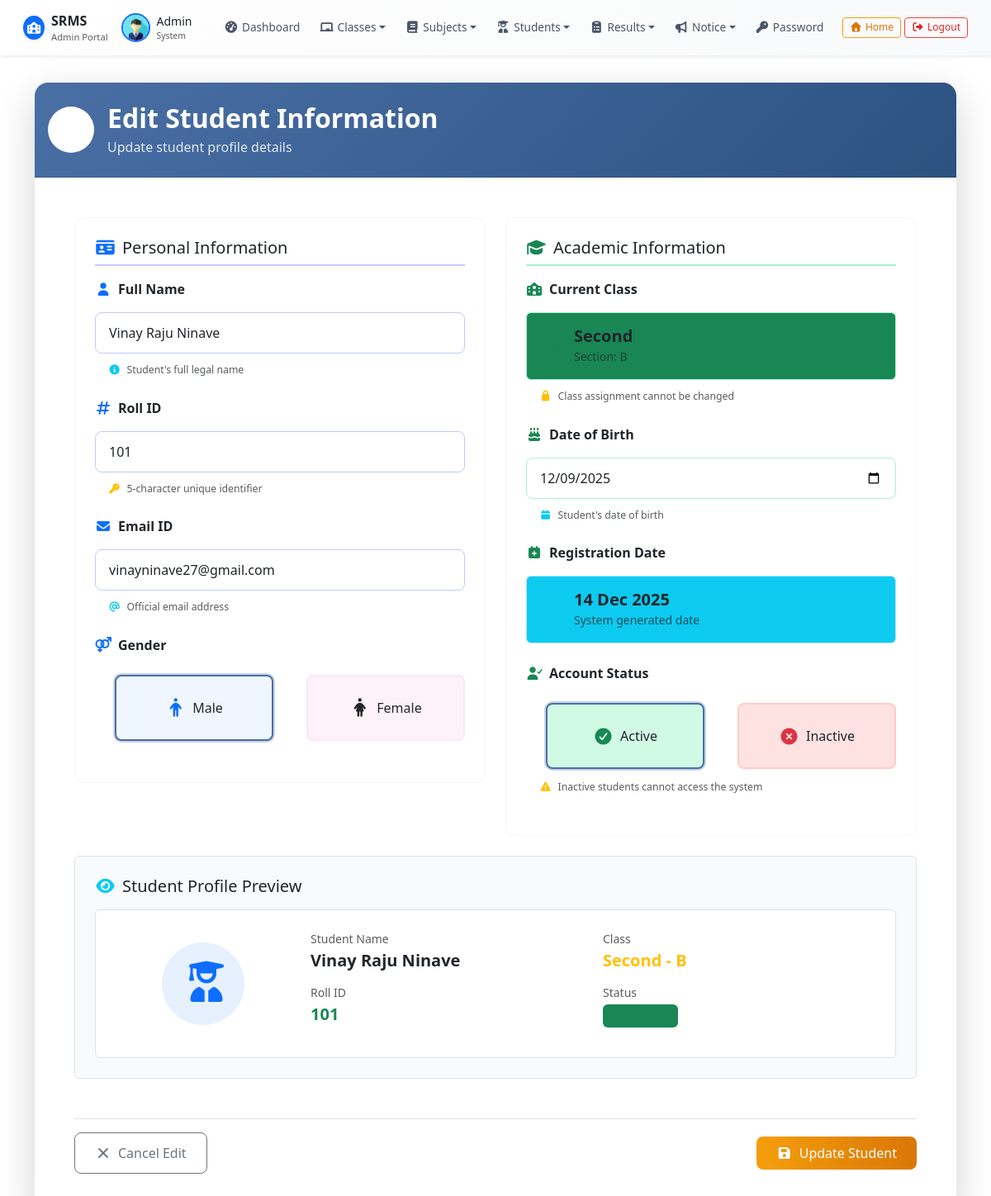
Page /edit_student/3 (signed in) on the committed database.
### resultapp/models.py (models this page shows, shortened)
class Student(models.Model):
    GENDER_CHOICES = (
        ('Male', 'Male'),
        ('Female', 'Female'),
    )
    name = models.CharField(max_length=50)
    roll_id = models.CharField(max_length=50)
    email = models.EmailField(max_length=100)
    gender = models.CharField(max_length=10, choices=GENDER_CHOICES)
    dob = models.DateField()
    student_class = models.ForeignKey(
        Class, null=True, on_delete=models.SET_NULL
    )
    reg_date = models.DateTimeField(auto_now_add=True)
    status = models.IntegerField(default=1)

class Class(models.Model):
    name = models.CharField(max_length=50)
    numeric = models.IntegerField()
    section = models.CharField(max_length=20)
    creation_date = models.DateTimeField(auto_now_add=True)
    updation_date = models.DateTimeField(auto_now=True)

### resultapp/views.py (the view, shortened to what this page needs)
# urls.py: path('edit_student/<int:student_id>', edit_student, name='edit_student'),
@login_required
def edit_student(request, student_id):
    student_obj = get_object_or_404(Student, id=student_id)
    return render(request, 'edit_student.html', {"student_obj": student_obj})

### resultapp/templates/edit_student.html (shortened to what this page needs)
{% extends "admin_base.html" %}
{% load static %}
{% block content %}
<div class="container py-4">
    <div class="card shadow-lg border-0">
        <div class="card-header bg-gradient-edit-student text-white py-4">
            <div class="d-flex align-items-center">
                <div class="icon-wrapper bg-white bg-opacity-20 p-3 rounded-circle me-3">
                    <i class="fas fa-user-edit text-white fa-lg"></i>
                </div>
                <div>
                    <h2 class="mb-1 fw-bold">Edit Student Information</h2>
                    <p class="mb-0 opacity-85">Update student profile details</p>
                </div>
            </div>
        </div>
        <div class="card-body p-4 p-md-5">
            <form method="post" class="needs-validation" novalidate>
                <div class="row">
                    <div class="col-lg-6">
                        <div class="form-section mb-4">
                            <h5 class="text-dark mb-3 pb-2 border-bottom border-2 border-primary-subtle">
                                <i class="fas fa-id-card me-2 text-primary"></i>Personal Information
                            </h5>
                            <div class="mb-4">
                                <label class="form-label fw-semibold text-dark mb-3">
                                    <i class="fas fa-user me-2 text-primary"></i>Full Name
                                </label>
                                <input type="text"
                                       class="form-control form-control-lg border-primary-subtle focus-highlight"
                                       name="name"
                                       required
                                       value="{{ student_obj.name }}">
                                <div class="form-text text-muted mt-2 ps-3">
                                    <small><i class="fas fa-info-circle me-1 text-info"></i> Student's full legal name</small>
                                </div>
                            </div>
                            <div class="mb-4">
                                <label class="form-label fw-semibold text-dark mb-3">
                                    <i class="fas fa-hashtag me-2 text-primary"></i>Roll ID
                                </label>
                                <input type="text"
                                       class="form-control form-control-lg border-primary-subtle focus-highlight"
                                       name="roll_id"
                                       maxlength="5"
                                       required
                                       value="{{ student_obj.roll_id }}">
                                <div class="form-text text-muted mt-2 ps-3">
                                    <small><i class="fas fa-key me-1 text-warning"></i> 5-character unique identifier</small>
                                </div>
                            </div>
                            <div class="mb-4">
                                <label class="form-label fw-semibold text-dark mb-3">
                                    <i class="fas fa-envelope me-2 text-primary"></i>Email ID
                                </label>
                                <input type="email"
                                       class="form-control form-control-lg border-primary-subtle focus-highlight"
                                       name="email"
                                       required
                                       value="{{ student_obj.email }}">
                                <div class="form-text text-muted mt-2 ps-3">
                                    <small><i class="fas fa-at me-1 text-info"></i> Official email address</small>
                                </div>
                            </div>
                            <div class="mb-4">
                                <label class="form-label fw-semibold text-dark mb-3">
                                    <i class="fas fa-venus-mars me-2 text-primary"></i>Gender
                                </label>
                                <div class="d-flex gap-3 mt-2">
                                    <div class="form-check card-radio">
                                        <label for="genderMale"
                                               class="form-check-label card-radio-label bg-blue-subtle">
                                            <i class="fas fa-male me-2 fa-lg text-primary"></i>
                                            <span class="fw-medium">Male</span>
                                        </label>
                                    </div>
                                    <div class="form-check card-radio">
                                        <label for="genderFemale"
                                               class="form-check-label card-radio-label bg-pink-subtle">
                                            <i class="fas fa-female me-2 fa-lg text-pink"></i>
                                            <span class="fw-medium">Female</span>
                                        </label>
                                    </div>
                                </div>
                            </div>
                        </div>
                    </div>
                    <div class="col-lg-6">
                        <div class="form-section mb-4">
                            <h5 class="text-dark mb-3 pb-2 border-bottom border-2 border-success-subtle">
                                <i class="fas fa-graduation-cap me-2 text-success"></i>Academic Information
                            </h5>
                            <div class="mb-4">
                                <label class="form-label fw-semibold text-dark mb-3">
                                    <i class="fas fa-school me-2 text-success"></i>Current Class
                                </label>
                                <div class="class-display p-3 border border-success-subtle rounded bg-success bg-opacity-5">
                                    <div class="d-flex align-items-center">
                                        <i class="fas fa-chalkboard-teacher me-3 fa-lg text-success"></i>
                                        <div>
                                            <h5 class="mb-0 text-dark fw-bold">{{ student_obj.student_class.name }}</h5>
                                            <small class="text-muted">Section: {{ student_obj.student_class.section }}</small>
                                        </div>
                                    </div>
                                </div>
                                <div class="form-text text-muted mt-2 ps-3">
                                    <small><i class="fas fa-lock me-1 text-warning"></i> Class assignment cannot be changed</small>
                                </div>
                            </div>
                            <div class="mb-4">
                                <label class="form-label fw-semibold text-dark mb-3">
                                    <i class="fas fa-birthday-cake me-2 text-success"></i>Date of Birth
                                </label>
                                <input type="date"
                                       class="form-control form-control-lg border-success-subtle focus-highlight"
                                       name="dob"
                                       required
                                       value="{{ student_obj.dob|date:'Y-m-d' }}">
                                <div class="form-text text-muted mt-2 ps-3">
                                    <small><i class="fas fa-calendar me-1 text-info"></i> Student's date of birth</small>
                                </div>
                            </div>
                            <div class="mb-4">
                                <label class="form-label fw-semibold text-dark mb-3">
                                    <i class="fas fa-calendar-plus me-2 text-success"></i>Registration Date
                                </label>
                                <div class="date-display p-3 border border-info-subtle rounded bg-info bg-opacity-5">
                                    <div class="d-flex align-items-center">
                                        <i class="fas fa-clock me-3 fa-lg text-info"></i>
                                        <div>
                                            <h5 class="mb-0 text-dark fw-bold">{{ student_obj.reg_date|date:"d M Y" }}</h5>
                                            <small class="text-muted">System generated date</small>
                                        </div>
                                    </div>
                                </div>
                            </div>
                            <div class="mb-4">
                                <label class="form-label fw-semibold text-dark mb-3">
                                    <i class="fas fa-user-check me-2 text-success"></i>Account Status
                                </label>
                                <div class="d-flex gap-3 mt-2">
                                    <div class="form-check card-radio">
                                        <label for="statusActive"
                                               class="form-check-label card-radio-label bg-green-subtle">
                                            <i class="fas fa-check-circle me-2 fa-lg text-success"></i>
                                            <span class="fw-medium">Active</span>
                                        </label>
                                    </div>
                                    <div class="form-check card-radio">
                                        <label for="statusInactive"
                                               class="form-check-label card-radio-label bg-red-subtle">
                                            <i class="fas fa-times-circle me-2 fa-lg text-danger"></i>
                                            <span class="fw-medium">Inactive</span>
                                        </label>
                                    </div>
                                </div>
                                <div class="form-text text-muted mt-2 ps-3">
                                    <small><i class="fas fa-exclamation-triangle me-1 text-warning"></i> Inactive students cannot access the system</small>
                                </div>
                            </div>
                        </div>
                    </div>
                </div>
                <div class="preview-section mb-5 p-4 border rounded bg-light-subtle">
                    <h5 class="text-dark mb-3">
                        <i class="fas fa-eye me-2 text-info"></i>Student Profile Preview
                    </h5>
                    <div class="student-preview p-4 border rounded bg-white">
                        <div class="row align-items-center">
                            <div class="col-md-3 text-center">
                                <div class="avatar-placeholder bg-primary bg-opacity-10 rounded-circle p-4 d-inline-block">
                                    <i class="fas fa-user-graduate fa-3x text-primary"></i>
                                </div>
                            </div>
                            <div class="col-md-9">
                                <div class="row">
                                    <div class="col-md-6">
                                        <div class="preview-item mb-3">
                                            <small class="text-muted d-block mb-1">Student Name</small>
                                            <h5 class="mb-0 text-dark fw-bold" id="previewName">{{ student_obj.name }}</h5>
                                        </div>
                                        <div class="preview-item mb-3">
                                            <small class="text-muted d-block mb-1">Roll ID</small>
                                            <h5 class="mb-0 text-success fw-bold" id="previewRoll">{{ student_obj.roll_id }}</h5>
                                        </div>
                                    </div>
                                    <div class="col-md-6">
                                        <div class="preview-item mb-3">
                                            <small class="text-muted d-block mb-1">Class</small>
                                            <h5 class="mb-0 text-warning fw-bold">{{ student_obj.student_class.name }} - {{ student_obj.student_class.section }}</h5>
                                        </div>
                                        <div class="preview-item">
                                            <small class="text-muted d-block mb-1">Status</small>
                                            <span class="badge {% if student_obj.status == 1 %}bg-success bg-opacity-20 text-success{% else %}bg-danger bg-opacity-20 text-danger{% endif %} px-3 py-2">
                                                <i class="fas fa-{% if student_obj.status == 1 %}check-circle{% else %}times-circle{% endif %} me-1"></i>
                                            </span>
                                        </div>
                                    </div>
                                </div>
                            </div>
                        </div>
                    </div>
                </div>
                <div class="d-flex justify-content-between align-items-center mt-4 pt-3 border-top">
                    <a href="{% url 'manage_student' %}" class="btn btn-outline-secondary btn-lg hover-lift px-4">
                        <i class="fas fa-times me-2"></i>Cancel Edit
                    </a>
                    <div class="d-flex gap-3">
                        <button type="submit" class="btn btn-warning btn-gradient btn-lg px-4 py-2 hover-lift">
                            <i class="fas fa-save me-2"></i>Update Student
                        </button>
                    </div>
                </div>
            </form>
        </div>
    </div>
</div>
{% endblock %}

### rows in the picture
Student: name "Vinay Raju Ninave", roll_id "101", email "vinayninave27@gmail.com", student_class.name "Second", student_class.section "B", dob "12/09/2025", reg_date "14 Dec 2025"
